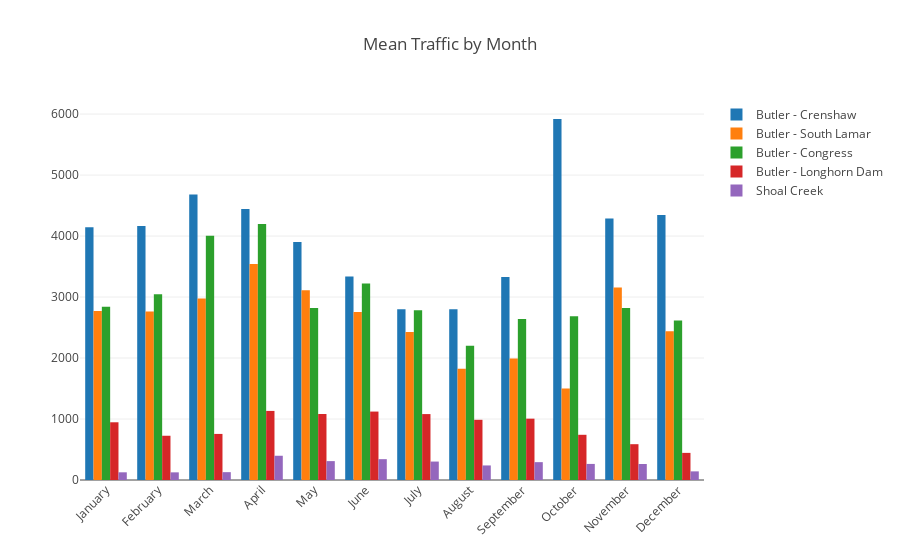

The notebook cell this image was saved under:
### Code cell
x = ['January', 'February', 'March', 'April', 'May', 'June', 'July', 'August', 'September', 'October', 'November',
    'December']

trace1 = go.Bar(x=x, y=month_df['Butler Trail - Crenshaw Bridge PC Urban Trail'], name='Butler - Crenshaw')
trace2 = go.Bar(x=x, y=month_df['Butler Trail - South Lamar PC Urban Trail'], name='Butler - South Lamar')
trace3 = go.Bar(x=x, y=month_df['Butler Trail - North Congress PC Urban Trail'], name='Butler - Congress')
trace4 = go.Bar(x=x, y=month_df['Butler Trail - Longhorn Dam PC Urban Trail'], name='Butler - Longhorn Dam')
trace5 = go.Bar(x=x, y=month_df['Shoal Creek Solar Trail PC Urban Trail ped/bike'], name='Shoal Creek')

data = [trace1, trace2, trace3, trace4, trace5]
layout = go.Layout(xaxis=dict(tickangle=-45), barmode='group', title='Mean Traffic by Month')

fig = go.Figure(data=data, layout=layout)
iplot(fig)

### Figure 1 — Plotly figure (JSON) as saved in the notebook; plotly's stock layout.template omitted (floating-point values rounded to 4 significant figures)
{"data": [{"name": "Butler - Crenshaw", "type": "bar", "uid": "fda64318-87f0-499a-b181-c223908a1be5", "x": ["January", "February", "March", "April", "May", "June", "July", "August", "September", "October", "November", "December"], "y": [4144.0, 4165.0, 4681.0, 4445.0, 3904.0, 3337.0, 2801.0, 2800.0, 3331.0, 5919.0, 4287.0, 4345.0]}, {"name": "Butler - South Lamar", "type": "bar", "uid": "c049e8dd-0953-4807-b92c-c0cfbd3f84c1", "x": ["January", "February", "March", "April", "May", "June", "July", "August", "September", "October", "November", "December"], "y": [2773.0, 2764.0, 2978.0, 3542.0, 3110.0, 2756.0, 2428.0, 1825.0, 1991.0, 1499.0, 3154.0, 2441.0]}, {"name": "Butler - Congress", "type": "bar", "uid": "60e44433-623a-493f-9951-420bbea0ce86", "x": ["January", "February", "March", "April", "May", "June", "July", "August", "September", "October", "November", "December"], "y": [2843.0, 3045.0, 4005.0, 4196.0, 2820.0, 3221.0, 2783.0, 2200.0, 2641.0, 2686.0, 2822.0, 2616.0]}, {"name": "Butler - Longhorn Dam", "type": "bar", "uid": "d6ab00ee-df00-4b68-b134-0d00435e0818", "x": ["January", "February", "March", "April", "May", "June", "July", "August", "September", "October", "November", "December"], "y": [946.5, 725.6, 755.5, 1133.0, 1082.0, 1122.0, 1081.0, 987.0, 1006.0, 741.3, 587.1, 444.6]}, {"name": "Shoal Creek", "type": "bar", "uid": "5f2629a1-f975-4e1f-95bc-6fc63d7f344d", "x": ["January", "February", "March", "April", "May", "June", "July", "August", "September", "October", "November", "December"], "y": [126.1, 125.5, 128.5, 397.6, 309.7, 341.5, 302.4, 238.7, 292.8, 263.6, 262.9, 141.6]}], "layout": {"barmode": "group", "title": {"text": "Mean Traffic by Month"}, "xaxis": {"tickangle": -45}}}
